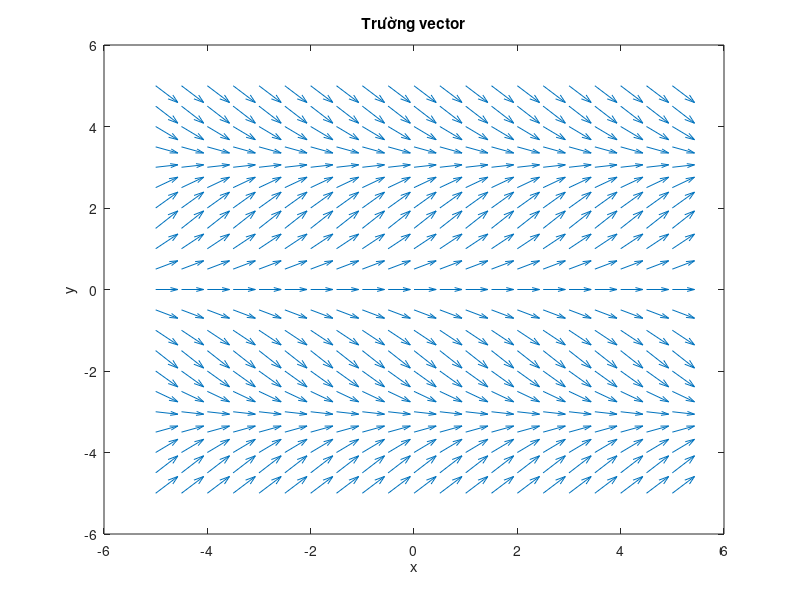

Recreate this plot in MATLAB.
figure('Name', 'Bài tập 5c', 'NumberTitle', 'off')

X = -5:0.5:5;
Y = -5:0.5:5;
[x, y] = meshgrid(X, Y);
u = 1 + (x - x);
v = sin(y);
quiver(x, y, u, v)
xlabel('x')
ylabel('y')
title('Trường vector')